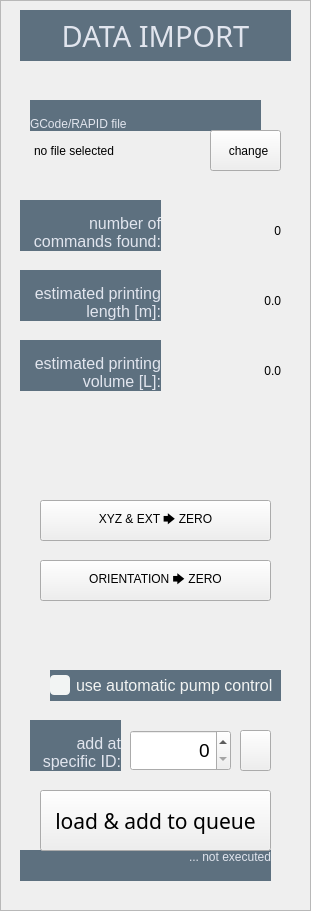
     <widget class="QFrame" name="IO_frame">
      <property name="geometry">
       <rect>
        <x>30</x>
        <y>20</y>
        <width>311</width>
        <height>911</height>
       </rect>
      </property>
      <property name="styleSheet">
       <string notr="true"/>
      </property>
      <property name="frameShape">
       <enum>QFrame::StyledPanel</enum>
      </property>
      <property name="frameShadow">
       <enum>QFrame::Raised</enum>
      </property>
      <widget class="QLabel" name="IO_0_frameLabel">
       <property name="geometry">
        <rect>
         <x>20</x>
         <y>10</y>
         <width>271</width>
         <height>51</height>
        </rect>
       </property>
       <property name="font">
        <font>
         <family>Bahnschrift</family>
         <pointsize>22</pointsize>
        </font>
       </property>
       <property name="styleSheet">
        <string notr="true">border: 0px;
font-size: 22pt;
padding: 0px;
background-color: #5D707F;
color: #E1E5EE;</string>
       </property>
       <property name="text">
        <string>DATA IMPORT</string>
       </property>
       <property name="alignment">
        <set>Qt::AlignCenter</set>
       </property>
      </widget>
      <widget class="QPushButton" name="IO_btt_newFile">
       <property name="geometry">
        <rect>
         <x>210</x>
         <y>130</y>
         <width>71</width>
         <height>41</height>
        </rect>
       </property>
       <property name="styleSheet">
        <string notr="true">padding-left: 6px;</string>
       </property>
       <property name="text">
        <string>change</string>
       </property>
      </widget>
      <widget class="QLabel" name="IO_disp_filename">
       <property name="geometry">
        <rect>
         <x>34</x>
         <y>130</y>
         <width>181</width>
         <height>41</height>
        </rect>
       </property>
       <property name="styleSheet">
        <string notr="true">border-top-right-radius: 0px;
border-bottom-right-radius: 0px;</string>
       </property>
       <property name="text">
        <string>no file selected</string>
       </property>
      </widget>
      <widget class="QLabel" name="IO_disp_commNum">
       <property name="geometry">
        <rect>
         <x>160</x>
         <y>210</y>
         <width>121</width>
         <height>41</height>
        </rect>
       </property>
       <property name="text">
        <string>0</string>
       </property>
       <property name="alignment">
        <set>Qt::AlignRight|Qt::AlignTrailing|Qt::AlignVCenter</set>
       </property>
      </widget>
      <widget class="QLabel" name="IO_disp_estimLen">
       <property name="geometry">
        <rect>
         <x>160</x>
         <y>280</y>
         <width>121</width>
         <height>41</height>
        </rect>
       </property>
       <property name="text">
        <string>0.0</string>
       </property>
       <property name="alignment">
        <set>Qt::AlignRight|Qt::AlignTrailing|Qt::AlignVCenter</set>
       </property>
      </widget>
      <widget class="QLabel" name="IO_disp_estimVol">
       <property name="geometry">
        <rect>
         <x>160</x>
         <y>350</y>
         <width>121</width>
         <height>41</height>
        </rect>
       </property>
       <property name="text">
        <string>0.0</string>
       </property>
       <property name="alignment">
        <set>Qt::AlignRight|Qt::AlignTrailing|Qt::AlignVCenter</set>
       </property>
      </widget>
      <widget class="QLabel" name="IO_lbl_commNum">
       <property name="geometry">
        <rect>
         <x>20</x>
         <y>200</y>
         <width>141</width>
         <height>51</height>
        </rect>
       </property>
       <property name="styleSheet">
        <string notr="true">border: 0px;
font-size: 12pt;
background-color: #5D707F;
color: #E1E5EE;</string>
       </property>
       <property name="text">
        <string>number of 
commands found:</string>
       </property>
       <property name="alignment">
        <set>Qt::AlignBottom|Qt::AlignRight|Qt::AlignTrailing</set>
       </property>
      </widget>
      <widget class="QLabel" name="IO_lbl_estimLen">
       <property name="geometry">
        <rect>
         <x>20</x>
         <y>270</y>
         <width>141</width>
         <height>51</height>
        </rect>
       </property>
       <property name="styleSheet">
        <string notr="true">border: 0px;
font-size: 12pt;
background-color: #5D707F;
color: #E1E5EE;</string>
       </property>
       <property name="text">
        <string>estimated printing  
length [m]:</string>
       </property>
       <property name="alignment">
        <set>Qt::AlignBottom|Qt::AlignRight|Qt::AlignTrailing</set>
       </property>
      </widget>
      <widget class="QLabel" name="IO_lbl_estimVol">
       <property name="geometry">
        <rect>
         <x>20</x>
         <y>340</y>
         <width>141</width>
         <height>51</height>
        </rect>
       </property>
       <property name="styleSheet">
        <string notr="true">border: 0px;
font-size: 12pt;
background-color: #5D707F;
color: #E1E5EE;</string>
       </property>
       <property name="text">
        <string>estimated printing
volume [L]:</string>
       </property>
       <property name="alignment">
        <set>Qt::AlignBottom|Qt::AlignRight|Qt::AlignTrailing</set>
       </property>
      </widget>
      <widget class="QPushButton" name="IO_btt_xyzextZero">
       <property name="geometry">
        <rect>
         <x>40</x>
         <y>500</y>
         <width>231</width>
         <height>41</height>
        </rect>
       </property>
       <property name="text">
        <string>XYZ &amp;&amp; EXT 🡆 ZERO</string>
       </property>
      </widget>
      <widget class="QPushButton" name="IO_btt_orientZero">
       <property name="geometry">
        <rect>
         <x>40</x>
         <y>560</y>
         <width>231</width>
         <height>41</height>
        </rect>
       </property>
       <property name="text">
        <string>ORIENTATION 🡆 ZERO</string>
       </property>
      </widget>
      <widget class="QSpinBox" name="IO_num_addByID">
       <property name="geometry">
        <rect>
         <x>130</x>
         <y>730</y>
         <width>101</width>
         <height>41</height>
        </rect>
       </property>
       <property name="styleSheet">
        <string notr="true">font-size: 14pt</string>
       </property>
       <property name="alignment">
        <set>Qt::AlignRight|Qt::AlignTrailing|Qt::AlignVCenter</set>
       </property>
       <property name="maximum">
        <number>999999</number>
       </property>
      </widget>
      <widget class="QLabel" name="IO_lbl_addByID">
       <property name="geometry">
        <rect>
         <x>30</x>
         <y>720</y>
         <width>91</width>
         <height>51</height>
        </rect>
       </property>
       <property name="styleSheet">
        <string notr="true">border: 0px;
font-size: 12pt;
background-color: #5D707F;
color: #E1E5EE;</string>
       </property>
       <property name="text">
        <string>add at
specific ID:</string>
       </property>
       <property name="alignment">
        <set>Qt::AlignBottom|Qt::AlignRight|Qt::AlignTrailing</set>
       </property>
      </widget>
      <widget class="QPushButton" name="IO_btt_addByID">
       <property name="geometry">
        <rect>
         <x>240</x>
         <y>730</y>
         <width>31</width>
         <height>41</height>
        </rect>
       </property>
       <property name="styleSheet">
        <string notr="true">image: url(:/images/right.png);</string>
       </property>
       <property name="text">
        <string/>
       </property>
      </widget>
      <widget class="QPushButton" name="IO_btt_loadFile">
       <property name="geometry">
        <rect>
         <x>40</x>
         <y>790</y>
         <width>231</width>
         <height>61</height>
        </rect>
       </property>
       <property name="font">
        <font>
         <family>Bahnschrift</family>
         <pointsize>16</pointsize>
        </font>
       </property>
       <property name="styleSheet">
        <string notr="true">font-size: 16pt;</string>
       </property>
       <property name="text">
        <string>load &amp;&amp; add to queue</string>
       </property>
      </widget>
      <widget class="QLabel" name="IO_lbl_loadFile">
       <property name="geometry">
        <rect>
         <x>20</x>
         <y>850</y>
         <width>251</width>
         <height>31</height>
        </rect>
       </property>
       <property name="styleSheet">
        <string notr="true">border: 0px;
background-color: #5D707F;
color: #E1E5EE;
padding-right: 0px;</string>
       </property>
       <property name="text">
        <string>... not executed</string>
       </property>
       <property name="alignment">
        <set>Qt::AlignRight|Qt::AlignTop|Qt::AlignTrailing</set>
       </property>
      </widget>
      <widget class="QLabel" name="IO_lbl_newFile">
       <property name="geometry">
        <rect>
         <x>30</x>
         <y>100</y>
         <width>231</width>
         <height>31</height>
        </rect>
       </property>
       <property name="styleSheet">
        <string notr="true">border: 0px;
background-color: #5D707F;
color: #E1E5EE;</string>
       </property>
       <property name="text">
        <string>GCode/RAPID file</string>
       </property>
       <property name="alignment">
        <set>Qt::AlignBottom|Qt::AlignLeading|Qt::AlignLeft</set>
       </property>
      </widget>
      <widget class="QCheckBox" name="IO_chk_autoPCtrl">
       <property name="geometry">
        <rect>
         <x>50</x>
         <y>670</y>
         <width>231</width>
         <height>31</height>
        </rect>
       </property>
       <property name="styleSheet">
        <string notr="true">QCheckBox::indicator {
    width: 20px;
    height: 20px;
    background-color: #f2f4f3;
    border-radius: 4px;
}

QCheckBox::indicator:checked {
    background-color: #ffba00;
    image: url(:/images/right.png);
}

QWidget {
	background-color: #5d707f;
	font-size: 12pt;
	color: #f2f4f3;
}
</string>
       </property>
       <property name="text">
        <string>use automatic pump control</string>
       </property>
      </widget>
      <zorder>IO_lbl_newFile</zorder>
      <zorder>IO_lbl_loadFile</zorder>
      <zorder>IO_0_frameLabel</zorder>
      <zorder>IO_btt_newFile</zorder>
      <zorder>IO_disp_filename</zorder>
      <zorder>IO_disp_commNum</zorder>
      <zorder>IO_disp_estimLen</zorder>
      <zorder>IO_disp_estimVol</zorder>
      <zorder>IO_lbl_commNum</zorder>
      <zorder>IO_lbl_estimLen</zorder>
      <zorder>IO_lbl_estimVol</zorder>
      <zorder>IO_btt_xyzextZero</zorder>
      <zorder>IO_btt_orientZero</zorder>
      <zorder>IO_num_addByID</zorder>
      <zorder>IO_lbl_addByID</zorder>
      <zorder>IO_btt_addByID</zorder>
      <zorder>IO_btt_loadFile</zorder>
      <zorder>IO_chk_autoPCtrl</zorder>
     </widget>
